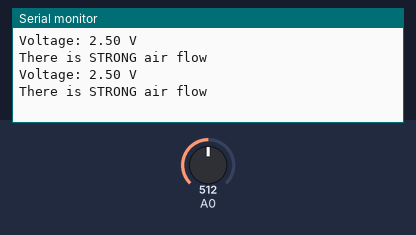
Bench run of a sketch on a simulated Arduino Uno, built with avr-gcc and run on an emulated ATmega328P. Shown: the last lines printed to the serial monitor. Inputs (shaded band) come from the test bench; at power-on: A0 = 512.

Above: at 1.8 s.
1.9 s: A0 set to 330
At 2.8 s:
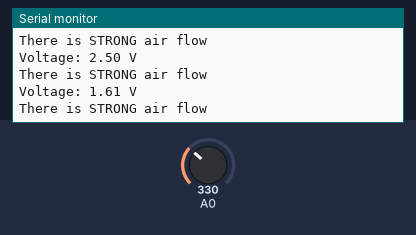
3.4 s: A0 set to 299
At 4.5 s:
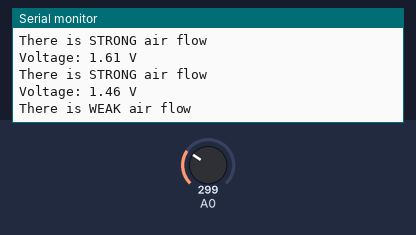
Timing chart, 0 to 6.4 s (numbered marks = the images above; inputs shaded):
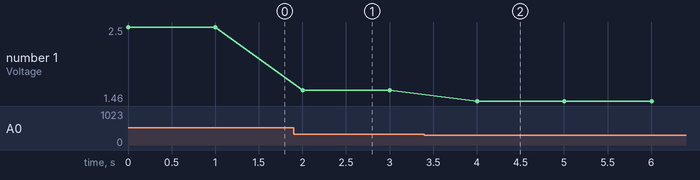

The sketch:

Air_Flow_Detector.ino
```cpp
/*  The objective of this program is to implement the Air Flow Sensor using filament of a bulb.
    The potential difference of the filament (due to temperature difference) is being read by the
    analog pin of the Arduino. Based on the potential difference, the airflow is detected as
    WEAK or STRONG. The threshold voltage is 1.55V. So if the voltage read is more than 1.55, then
    there is a STRONG air flow else there is WEAK air flow*/

void setup()
{
   // initialize serial communication at 9600 bits per second:
   Serial.begin(9600);
}
void loop()
 {
  int sensorValue = analogRead(A0);
  float voltage = sensorValue * (5.0 / 1024.0);
  Serial.print("Voltage: ");
  Serial.print(voltage);
  Serial.println(" V");
  if (voltage >= 1.55)
  {
    Serial.println("There is STRONG air flow");
  }
 else
  {
  Serial.println("There is WEAK air flow");
  }
  delay(1000);
}
```

Measured:
- the behaviour switches between 318 and 317 on A0 (found by bisection; images 1 and 2)
- after the input at 1.9 s, the serial monitor: prints a new line after 0.10 s (image 1)
- after the input at 3.4 s, the serial monitor: prints a new line after 0.60 s (image 2)
- plotted number 1: 2.5 → 1.61 after the input at 1.9 s, 1.61 → 1.46 after the input at 3.4 s
